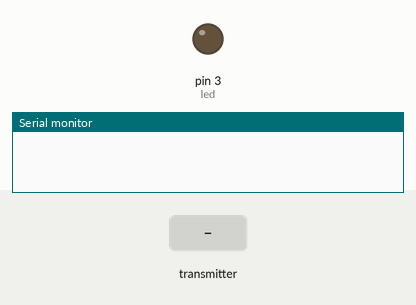
Simulated run of this sketch. Board: Arduino Mega 2560, built with avr-gcc and run on an emulated ATmega2560. Parts: output pins drawn as LEDs (lit = HIGH), the last lines printed to the serial monitor. Inputs (shaded band) come from the test bench. No radio packets arrive unless stated.

Above: at 1.2 s.
1.3 s: the transmitter starts sending msg.0 = 64
At 1.7 s:
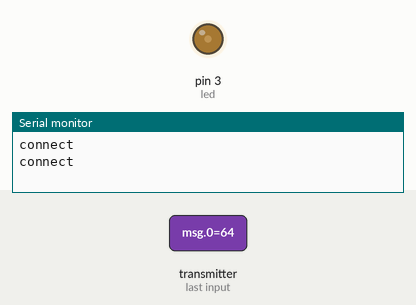
2.8 s: the transmitter starts sending msg.0 = 128
At 4.0 s:
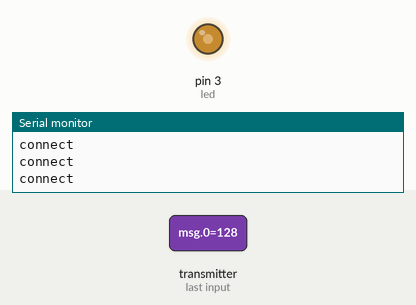
4.3 s: the transmitter starts sending msg.0 = 255
At 5.5 s:
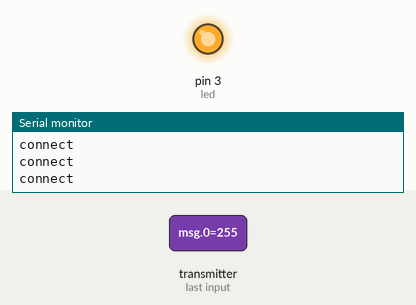
Timing chart, 0 to 7.3 s (numbered marks = the images above; inputs shaded):
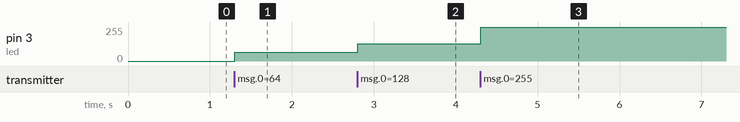

Measured:
- after the input at 1.3 s, pin 3 (led): 0/255 → 64/255 at once
- after the input at 2.8 s, pin 3 (led): 64/255 → 128/255 at once
- after the input at 4.3 s, pin 3 (led): 128/255 → 255/255 at once

The sketch:

test_rf24_receiver.ino
```cpp
#include <SPI.h>
#include "RF24.h"

const uint64_t pipe = 0xE8E8F0F0E1LL; // địa chỉ phát
RF24 radio(9,10);//thay 10 thành 53 với mega
byte msg[3];
const int led = 3;
int led_st = 0;

void setup(){
  Serial.begin(9600);
  radio.begin();
  radio.setAutoAck(1);
  radio.setDataRate(RF24_1MBPS);    // Tốc độ dữ liệu
  radio.setChannel(10);               // Đặt kênh
  radio.openReadingPipe(1,pipe);
  radio.startListening();
  pinMode(led, OUTPUT);

  Serial.begin(9600);
}

void loop(){
  if (radio.available()){
    while (radio.available()){
      radio.read(&msg, sizeof(msg));
      Serial.println("connect");
      analogWrite(led, msg[0]);
      delay(300);
    }
  }
}
```
